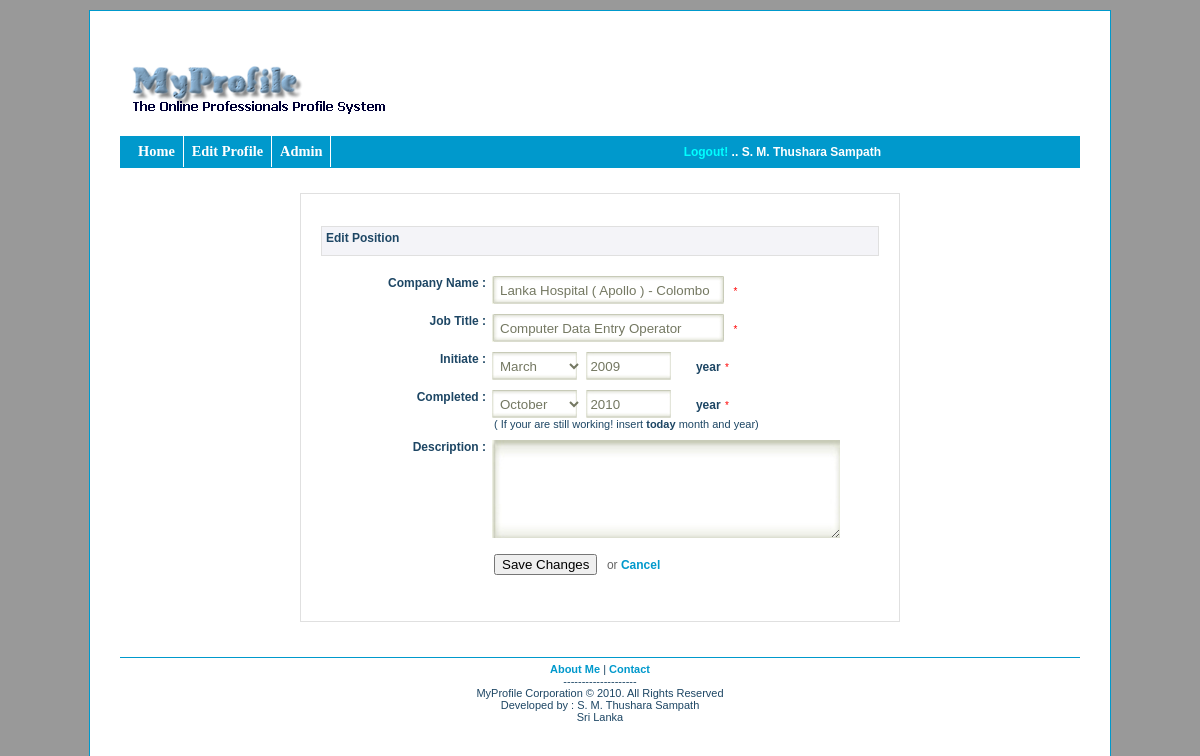
The page /edit_professional.php?id=1 (signed in) on the database its author committed.
### tables this page shows
CREATE TABLE IF NOT EXISTS `user_login` (
  `id` int(11) NOT NULL AUTO_INCREMENT,
  `firstname` varchar(50) NOT NULL,
  `lastname` varchar(50) NOT NULL,
  `username` varchar(25) NOT NULL,
  `hashed_password` varchar(40) NOT NULL,
  `email` varchar(50) NOT NULL,
  `reg_date` datetime NOT NULL,
  `s_question` varchar(5) NOT NULL,
  `s_answer` varchar(10) NOT NULL,
  `avatar_location` varchar(50) NOT NULL,
  `active` tinyint(1) NOT NULL DEFAULT '0',
  `admin` tinyint(1) NOT NULL DEFAULT '0',
  `keywords` varchar(120) NOT NULL,
  PRIMARY KEY (`id`)
);

CREATE TABLE IF NOT EXISTS `user_works` (
  `id` int(11) NOT NULL AUTO_INCREMENT,
  `user_id` int(11) NOT NULL,
  `company_name` varchar(100) NOT NULL,
  `job_title` varchar(100) NOT NULL,
  `init_month` varchar(15) NOT NULL,
  `init_year` varchar(4) NOT NULL,
  `complete_month` varchar(15) NOT NULL,
  `complete_year` varchar(4) NOT NULL,
  `description` text NOT NULL,
  PRIMARY KEY (`id`)
);

### edit_professional.php (the view, shortened to what this page needs)
<?php
	  $user_id = $_SESSION['id'];
	  $query = "SELECT firstname, lastname
				FROM user_login
				WHERE id = {$user_id}";
	  $result_set = mysql_query($query);
	  $row = mysql_fetch_array($result_set);
	  if (isset($row)) {
		$firstname  = $row['firstname'];
		$lastname =  $row['lastname'];
	  } else {
	  	die("Failed");
	  }
?>
<?php
	  $query = "SELECT *
				FROM user_works
				WHERE id = {$_GET['id']}";
	  $result_set = mysql_query($query);
	  $row = mysql_fetch_array($result_set);
	  if (isset($row)) {
		  $comp_name  = $row['company_name'];
		  $jtitle =  $row['job_title'];
		  $init_year = $row['init_year'];
		  $complete_year = $row['complete_year'];
		  $des = $row['description'];
	  } else {
	  	$message =  "Connection Failed!";;
	  }
?>
<?php require("includes/header.php"); ?>
		<div id="apDiv1" align="right">
            <?php
                if($user_id) {
                    echo "<a href=\"logout.php\">Logout! " . "</a>  .. " . $firstname . " " .  $lastname;
                }
            ?>
        </div>
        <div class="forms_group">
        <div class="mform_error_div" >
         </div>
        <div class="t_edit_head">Edit Position</div>
        <div class="t_edit_body">
        <form action="edit_professional.php?id=<?php echo $_GET['id']; ?>" method="post" id="pro_profile">
          <div class="style_form" >
              <label for="comp_name" class="mlabel">Company Name :</label>
              <input type="text" name="comp_name" id="comp_name" class="form_element" value="<?php echo  $comp_name; ?>" />
              <span style="color:#F00; font-size:10px;">*</span>
          </div>
          <div class="style_form">
              <label for="jtitle" class="mlabel">Job Title :</label>
              <input type="text" name="jtitle" id="jtitle" class="form_element" value="<?php echo  $jtitle; ?>" />
              <span style="color:#F00; font-size:10px;">*</span>
          </div>
          <div class="style_form">
              <label for="initiate" class="mlabel">Initiate :</label>
              <select name="init_month" class="m_sel_month" id="init_month">
              <?php
			  	if(isset($row['init_month'])) {
					echo "<option value=\"{$row['init_month']}\" selected=\"selected\" >{$row['init_month']}</option>";
				}
			  ?>
          	 </select>
             <input type="text" name="init_year" maxlength="4" size="10" class="m_element_year" id="init_year" value="<?php echo  $init_year; ?>" />
             <span class="mlabel">year</span>
             <span style="color:#F00; font-size:10px;">*</span>
          </div>
          <div class="style_form">
              <label for="complete" class="mlabel">Completed :</label>
              <select name="complete_month" class="m_sel_month" id="complete_month">
              <?php
			  	if(isset($row['complete_month'])) {
					echo "<option value=\"{$row['complete_month']}\" selected=\"selected\" >{$row['complete_month']}</option>";
				}
			  ?>
          	 </select>
             <input type="text" name="complete_year" maxlength="4" size="10" class="m_element_year" id="complete_year" value="<?php echo  $complete_year; ?>"/>
             <span class="mlabel">year</span>
             <span style="color:#F00; font-size:10px;">*</span>
             <br/>
          	 <div class="field_tip_txt">( If your are still working! insert <strong>today</strong> month and year)</div>
          </div>
          <div class="style_form" >
              <label for="des" class="mlabel">Description :</label>
              <textarea name="des" class="txt_area" cols="40" rows="6"  ><?php echo  $des; ?></textarea>
          </div>
          <div class="style_form">
          <p>
            <input name="pro_update" type="submit"  value="Save Changes" id="update_btn" onClick="return pro_form_validate()" />
            <span class="join_txt">or <a href="members.php?id=<?php echo $user_id; ?>"> Cancel</a> </span>
          </p>
       	  </div>
      	</form>
        </div>
        </div>
<?php require("includes/footer.php"); ?>

### stylesheets/form_style.css (style rules this page uses)
input.form_element { width: 221px; background: transparent url('../images/bg.jpg') no-repeat; color : #747862; height:20px; border:0; padding:4px 8px; margin-bottom:0px; border:#09F; }
label { width: 150px; float: left; text-align: right; margin-right: 0.5em; display: block; font-size:15px; color:#1D4664; font-weight:normal; }
.style_form { margin:10px; }
.join_txt { margin-left:5px; font-size:12px; color:#666; }
.mlabel { font-size:12px; color:#1D4664; font-weight:bold; text-align: right; width:150px; }
.txt_area { width: 340px; background: transparent url('../images/bg_txtarea.jpg') no-repeat; color : #747862; border:0; padding:4px 4px; margin-bottom:0px; }
.forms_group { clear: both; border: solid 1px #E0E0E0; background-color: #FFF; color: #1D4664; padding-bottom:20px; padding-top:10px; padding-left:20px; padding-right:20px; margin-bottom:20px; }
#apDiv1 { position:absolute; width:301px; height:15px; z-index:1; left: 575px; top: 140px; padding:5px; font-size:12px; color:#FFF; font-weight:bold; }
#apDiv1 a { color:#0FF; font-weight:bold; }
.m_element_year { background: transparent url('../images/bg_year.jpg') no-repeat; color : #747862; height:20px; border:0; padding:4px 4px; margin-bottom:0px; }
.m_sel_month { background: transparent url('../images/bg_year.jpg') no-repeat; color : #747862; height:28px; width:90px; border:0; padding:4px 4px; margin-bottom:0px; }
#update_btn { margin-left:158px; text-align:center; height:auto; width:auto; }
.field_tip_txt { margin-left:158px; font-size:11px; color:#1D4664; }
.t_edit_head { margin-top: 10px; height: 20px; background-color: #F4F4F8; padding:4px; font-size:12px; color:#1D4664; font-weight:bold; border: solid 1px #E0E0E0; }
.t_edit_body { margin-top:5px; margin-bottom:5px; padding:5px; background-color:#FFFFFF; height:auto; text-align:left; }

### stylesheets/template.css (style rules this page uses)
body { font-family: Tahoma, Helvetica, Arial, sans-serif; margin: 0; padding: 0; background-color:#999; color: #000000; }
a:link { font-weight: bold; color:#09C; background: transparent; text-decoration:none; }

### rows shown on the page
user_login: firstname "S. M. Thushara", lastname "Sampath"
user_works: comp_name "Lanka Hospital ( Apollo ) - Colombo", jtitle "Computer Data Entry Operator", init_month "March", init_year "2009", complete_month "October", complete_year "2010"
